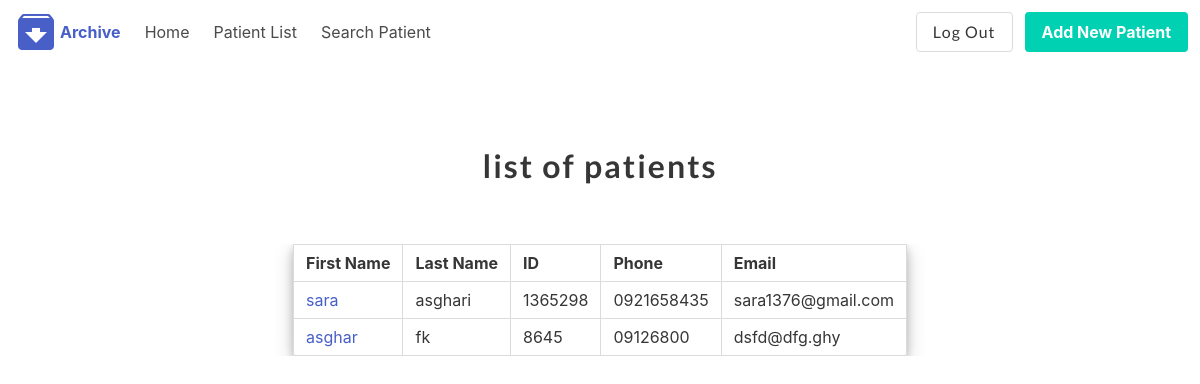
Screenshot of /patient/ (signed in) with the database file from the repository.
### patienthistory/models.py (models this page shows, shortened)
class Patient(models.Model):
    drId = models.ForeignKey(User, on_delete=models.CASCADE, default=1)
    first_name = models.CharField(max_length=50, null=True, blank=True)
    last_name = models.CharField(max_length=50, null=True, blank=True)
    picture = models.ImageField(upload_to='profile_pics', blank=True, null=True, verbose_name='Picture')
    phone = models.CharField(max_length=50, null=True, blank=True)
    about = models.TextField(max_length=300, null=True, blank=True)
    email = models.CharField(max_length=50, null=True, blank=True)
    Id_card_number = models.CharField(max_length=50, null=True, blank=True)
    location = models.CharField(max_length=50, null=True, blank=True)
    illness = models.CharField(max_length=50, null=True, blank=True)

### patienthistory/views.py (the view)
# urls.py: path('', views.patientList, name='patientList'),
@login_required
def patientList(request):
    user = request.user.id
    allProfiles = Patient.objects.filter(drId=user)
    context = {'allProfiles': allProfiles}
    return render(request, 'patienthistory/patientlist.html', context)

### patienthistory/templates/patienthistory/patientlist.html
{% extends 'patienthistory/base.html' %}
{% block content %}
    <section class="section">
        <div class="container">
            <div class="columns is-mobile is-centered">
                <div class="column">
                    <br>
                    <div class="column">
                        <h1 class="title" style="text-align: center">
                            list of patients
                        </h1>
                    </div>
                    <section class="section">
                        <div class="container">
                            <div class="table-container">
                                <table class="table table is-bordered"
                                       style="border-radius:2%; margin-left: auto;margin-right: auto; box-shadow: 0 4px 8px 0 rgba(0, 0, 0, 0.2), 0 6px 20px 0 rgba(0, 0, 0, 0.19); background: rgba(255,255,255,0.4);">
                                    <thead>
                                    <tr>
                                        <th>First Name</th>
                                        <th>Last Name</th>
                                        <th>ID</th>
                                        <th>Phone</th>
                                        <th>Email</th>
                                    </tr>
                                    </thead>
                                    <tbody>
                                    {% for Profile in allProfiles %}
                                        <tr>
                                            <td><a href="{% url 'patientHist' Profile.id %}">
                                                {{ Profile.first_name }}</a></td>
                                            <td>{{ Profile.last_name }}</td>
                                            <td>{{ Profile.Id_card_number }}</td>
                                            <td>{{ Profile.phone }}</td>
                                            <td>{{ Profile.email }}</td>
                                        </tr>
                                    {% endfor %}
                                    </tbody>
                                </table>
                            </div>
                        </div>
                    </section>
                </div>
            </div>
        </div>
    </section>
{% endblock %}

### patienthistory/static/patienthistory/style.css (style rules this page uses)
body { margin:0; }
h1 { font-family: 'Lato', sans-serif; font-weight:300; letter-spacing: 2px; font-size:48px; }

### rows the page displays
Patient: first_name "sara", last_name "asghari", Id_card_number "1365298", phone "0921658435", email "sara1376@gmail.com"
Patient: first_name "asghar", last_name "fk", Id_card_number "8645", phone "09126800", email "dsfd@dfg.ghy"
